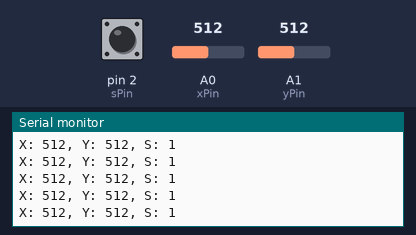
A sketch run on a simulated Arduino Uno, built with avr-gcc and run on an emulated ATmega328P. On the bench: the last lines printed to the serial monitor. The test bench sets the inputs (shaded band); at power-on: A0 (xPin) = 512, A1 (yPin) = 512, pin 2 (sPin) HIGH.

Above: at 1.2 s.
1.3 s: A0 (xPin) set to 716
At 1.76 s:
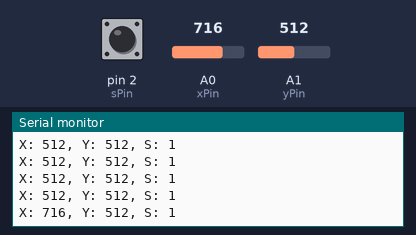
2.8 s: A1 (yPin) set to 716
At 2.97 s:
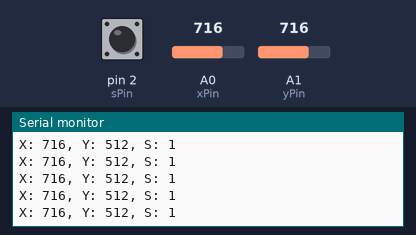
4.3 s: pin 2 (sPin) pulled LOW for 0.25 s
At 4.77 s:
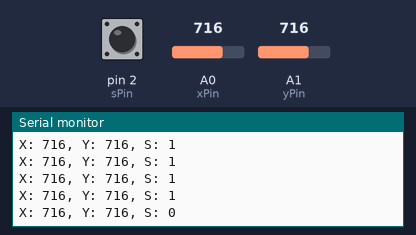
6.0 s: A0 (xPin) set to 900
At 6.18 s:
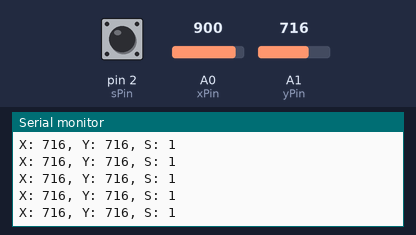
7.5 s: pin 2 (sPin) pulled LOW for 1 s
At 7.98 s:
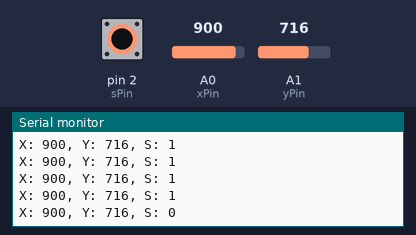
10.0 s: A1 (yPin) set to 900
At 10.19 s:
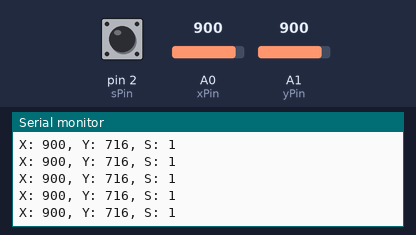
Timing chart, 0 to 12.5 s (numbered marks = the images above; inputs shaded):
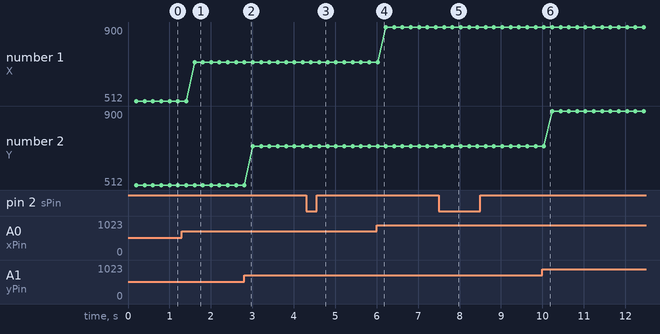

The sketch:

32-understanding_and_using_joysticks.ino
```cpp
int xPin = A0, yPin = A1, sPin = 2;
int xVal = 0, yVal = 0, sVal = 0;

void setup() {
  Serial.begin(9600);
  pinMode(xPin, INPUT);
  pinMode(yPin, INPUT);
  pinMode(sPin, INPUT);
  digitalWrite(sPin, HIGH);
}

void loop() {
  xVal = analogRead(xPin);
  yVal = analogRead(yPin);
  sVal = digitalRead(sPin);
  delay(200);

  Serial.print("X: ");
  Serial.print(xVal);
  Serial.print(", Y: ");
  Serial.print(yVal);
  Serial.print(", S: ");
  Serial.println(sVal);
}
```

Measured:
- after the input at 1.3 s, the serial monitor: prints a new line after 0.31 s (image 1)
- after the input at 4.3 s, the serial monitor: prints a new line after 0.32 s (image 3)
- after the input at 7.5 s, the serial monitor: prints a new line after 0.33 s (image 5)
- plotted number 1: 512 → 716 after the input at 1.3 s, 716 → 900 after the input at 6.0 s
